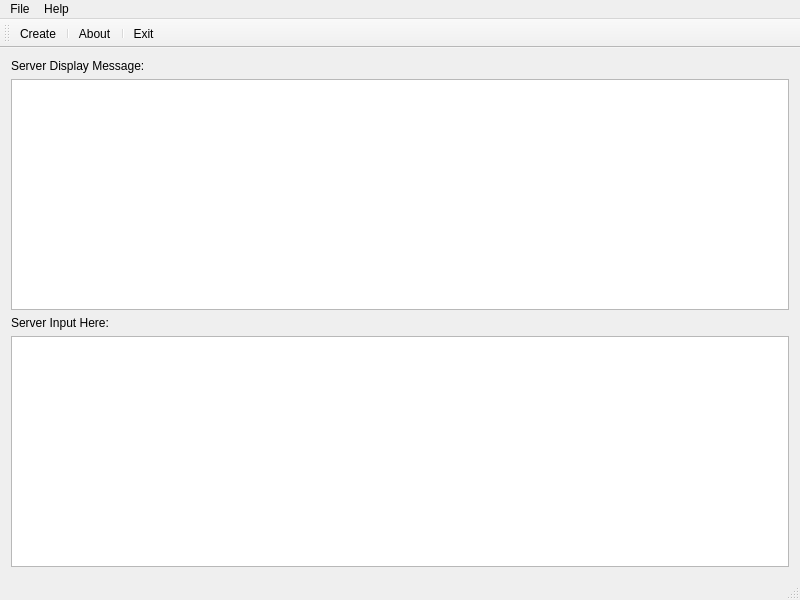
<?xml version="1.0" encoding="UTF-8"?>
<ui version="4.0">
 <class>TranscoderServerFrame</class>
 <widget class="QMainWindow" name="TranscoderServerFrame">
  <property name="geometry">
   <rect>
    <x>0</x>
    <y>0</y>
    <width>800</width>
    <height>600</height>
   </rect>
  </property>
  <property name="windowTitle">
   <string>Transcoder Server</string>
  </property>
  <widget class="QWidget" name="centralwidget">
   <layout class="QVBoxLayout" name="verticalLayout">
    <item>
     <layout class="QVBoxLayout" name="outputLayout">
      <item>
       <widget class="QLabel" name="outputLabel">
        <property name="text">
         <string>Server Display Message:</string>
        </property>
       </widget>
      </item>
      <item>
       <widget class="QTextEdit" name="outputEdit">
        <property name="readOnly">
         <bool>true</bool>
        </property>
       </widget>
      </item>
     </layout>
    </item>
    <item>
     <layout class="QVBoxLayout" name="inputLayout">
      <item>
       <widget class="QLabel" name="inputLabel">
        <property name="text">
         <string>Server Input Here:</string>
        </property>
       </widget>
      </item>
      <item>
       <widget class="QTextEdit" name="inputEdit">
        <property name="readOnly">
         <bool>false</bool>
        </property>
       </widget>
      </item>
     </layout>
    </item>
   </layout>
  </widget>
  <widget class="QMenuBar" name="menuBar">
   <property name="geometry">
    <rect>
     <x>0</x>
     <y>0</y>
     <width>800</width>
     <height>25</height>
    </rect>
   </property>
   <widget class="QMenu" name="menuFile">actionCreate
    <property name="title">
     <string>File</string>
    </property>
    <addaction name="actionCreate"/>
    <addaction name="separator"/>
    <addaction name="actionExit"/>
   </widget>
   <widget class="QMenu" name="menuHelp">
    <property name="title">
     <string>Help</string>
    </property>
    <addaction name="actionAbout"/>
   </widget>
   <addaction name="menuFile"/>
   <addaction name="menuHelp"/>
  </widget>
  <widget class="QToolBar" name="mainToolBar">
   <attribute name="toolBarArea">
    <enum>TopToolBarArea</enum>
   </attribute>
   <attribute name="toolBarBreak">
    <bool>false</bool>
   </attribute>
   <addaction name="actionCreate"/>
   <addaction name="separator"/>
   <addaction name="actionAbout"/>
   <addaction name="separator"/>
   <addaction name="actionExit"/>
  </widget>
  <widget class="QStatusBar" name="statusbar"/>
  <action name="actionCreate">
   <property name="icon">
    <iconset resource="transcoder_server.qrc">
     <normaloff>:/images/create.png</normaloff>
     :/images/create.png
    </iconset>
   </property>
   <property name="text">
    <string>Create</string>
   </property>
   <property name="toolTip">
    <string>Great creativity</string>
   </property>
   <property name="shortcut">
    <string>Ctrl+N</string>
   </property>
  </action>
  <action name="actionExit">
   <property name="icon">
    <iconset resource="transcoder_server.qrc">
     <normaloff>:/images/exit.png</normaloff>
     :/images/exit.png
    </iconset>
   </property>
   <property name="text">
    <string>Exit</string>
   </property>
   <property name="toolTip">
    <string>Exit Transcoder Server</string>
   </property>
   <property name="shortcut">
   </property>
  </action>
  <action name="actionAbout">
   <property name="icon">
    <iconset resource="transcoder_server.qrc">
     <normaloff>:/images/info.png</normaloff>
     :/images/info.png
    </iconset>
   </property>
   <property name="text">
    <string>About</string>
   </property>
   <property name="toolTip">
    <string>About Transcoder Server</string>
   </property>
  </action>
 </widget>
 <layoutdefault spacing="6" margin="11"/>
 <resources/>
 <connections/>
</ui>
